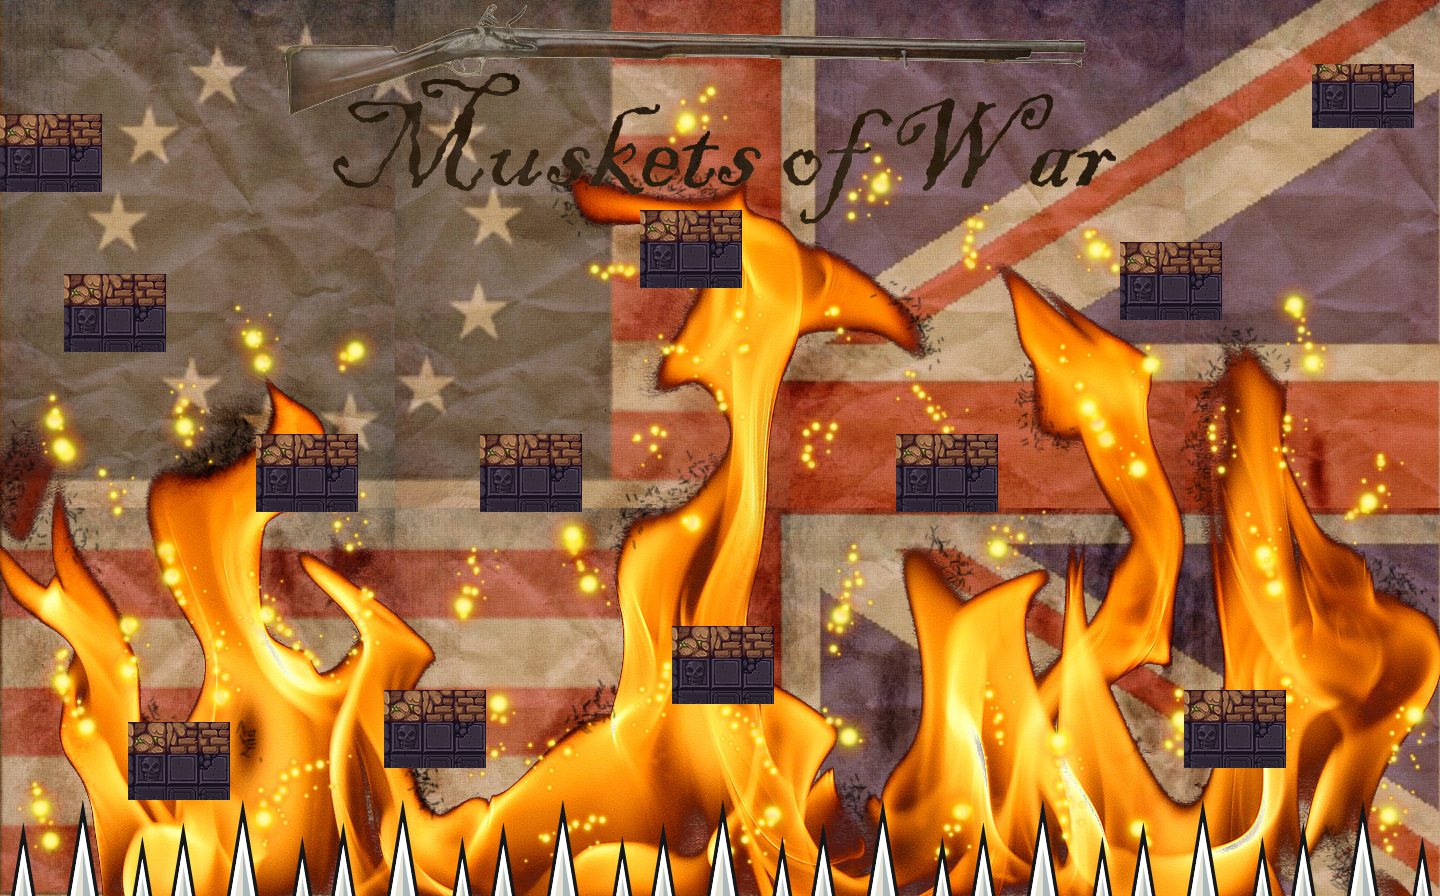

Rendered tile map (Tiled .tmx) drawn with the repository's tilesets; below, a short description and the map source with its tile grids summarised:
An orthogonal 45x28 tile map with 32x32 px tiles, 2 tile layers (Backround, Objects), 12 tilesets and 27 objects (12x Walk, 11x Location, Killer, Loaction).

<map version="1.0" tiledversion="1.1.5" orientation="orthogonal" renderorder="right-down" width="45" height="28" tilewidth="32" tileheight="32" infinite="0" nextobjectid="36">
 <tileset firstgid="1" name="LevelThree" tilewidth="1" tileheight="1" tilecount="0" columns="0" />
 <tileset firstgid="1" name="1" tilewidth="1440" tileheight="900" tilecount="1" columns="0">
  <grid orientation="orthogonal" width="1" height="1" />
  <tile id="0">
   <image width="1440" height="900" source="1.png" />
  </tile>
 </tileset>
 <tileset firstgid="2" source="DungeonTileset.tsx" />
 <tileset firstgid="62" source="Nature_Tiles.tsx" />
 <tileset firstgid="126" name="VortexChained" tilewidth="32" tileheight="32" tilecount="6" columns="2">
  <image source="VortexChained.png" width="64" height="96" />
 </tileset>
 <tileset firstgid="132" source="Ghost.tsx" />
 <tileset firstgid="182" source="GameVortex.tsx" />
 <tileset firstgid="191" name="Tiles_32x32" tilewidth="32" tileheight="32" tilecount="64" columns="8">
  <image source="Tiles_32x32.png" width="256" height="256" />
 </tileset>
 <tileset firstgid="255" name="spikes" tilewidth="32" tileheight="32" tilecount="25" columns="5">
  <image source="spikes.png" width="164" height="160" />
 </tileset>
 <tileset firstgid="280" name="Castle" tilewidth="32" tileheight="32" tilecount="256" columns="16">
  <image source="Castle.png" width="512" height="512" />
 </tileset>
 <tileset firstgid="536" name="hyptosis_sprites-and-tiles-for-you" tilewidth="32" tileheight="32" tilecount="900" columns="30">
  <image source="hyptosis_sprites-and-tiles-for-you.png" width="960" height="960" />
 </tileset>
 <tileset firstgid="1436" name="obj_misk_atlas" tilewidth="32" tileheight="32" tilecount="1024" columns="32">
  <image source="obj_misk_atlas.png" width="1024" height="1024" />
 </tileset>
 <objectgroup name="Killers">
  <object id="11" x="366.182" y="886.727">
   <polygon points="0,0 -2.54545,2.36364 -8.18182,-0.727273 -11.8182,-11.0909 -6.72727,-16.5455 6.72727,-17.8182 13.4545,-10.5455 11.8182,0 5.45455,7.27273 -4,8.54545 -3.63636,6.36364 0,6" />
  </object>
  <object id="26" name="Spikes" type="Killer" x="9.33333" y="897.333">
   <polygon points="0,0 14.6667,-90.6667 34.6667,-2.66667 68,-104 106.667,1.33333 129.333,-58.6667 149.333,-4 170.667,-74.6667 194.667,-2.66667 230.667,-92 261.333,-4 286.667,-54.6667 316,-10.6667 336,-76 365.333,-16 397.333,-97.3333 432,-5.33333 452,-57.3333 476,-6.66667 492,-70.6667 524,-6.66667 544,-94.6667 592,-2.66667 610.667,-64 637.333,-16 654.667,-66.6667 686.667,-12 714.667,-93.3333 756,-16 774.667,-50.6667 796,-21.3333 814.667,-70.6667 852,-12 869.333,-96 906.667,-10.6667 929.333,-62.6667 949.333,-21.3333 970.667,-70.6667 1002.67,-16 1028,-93.3333 1070.67,-12 1093.33,-61.3333 1117.33,-20 1141.33,-72 1152,-25.3333 1196,-89.3333 1238.67,-13.3333 1254.67,-58.6667 1274.67,-13.3333 1293.33,-78.6667 1316,-21.3333 1354.67,-98.6667 1380,-16 1414.67,-58.6667 1429.33,-5.33333" />
  </object>
 </objectgroup>
 <objectgroup name="Characters">
  <object id="22" name="Character Start" type="Location" x="17.5" y="104.75">
   <polygon points="0,0 18,-0.5 17.75,31.5 -13.75,31.25 -13.75,-0.75" />
  </object>
  <object id="23" name="Charater Entrance" type="Location" x="-0.666667" y="-3.33333">
   <polygon points="0,0 32,0.666667 32.3333,36 1,36" />
  </object>
  <object id="25" name="Character Exit" type="Location" x="1408" y="0">
   <polygon points="0,0 -0.333333,32 31.6667,32 31,0.333333" />
  </object>
  <object id="28" name="Eagle Start" type="Location" x="893.333" y="193.333">
   <polygon points="0,0 40,-2.66667 36,33.3333 2.66667,33.3333" />
  </object>
  <object id="29" name="Eagle Start" type="Location" x="738.667" y="449.333">
   <polygon points="0,0 33.3333,0 34.6667,32 1.33333,36" />
  </object>
  <object id="30" name="Thug Start" type="Location" x="128" y="673.333">
   <polygon points="0,0 26.6667,0 32,0 32,30.6667 5.33333,30.6667" />
  </object>
  <object id="35" name="Thug Start" type="Location" x="66.6667" y="234.667">
   <polygon points="0,0 28,0 28,34.6667 -1.33333,37.3333" />
  </object>
  <object id="34" name="Thug Start" type="Location" x="1188" y="202.667">
   <polygon points="0,0 28,0 29.3333,37.3333 -1.33333,37.3333" />
  </object>
  <object id="31" name="Snake Start" type="Location" x="736" y="577.333">
   <polygon points="0,0 33.3333,0 33.3333,28 -4,29.3333" />
  </object>
  <object id="27" name="Eagle Start" type="Location" x="328" y="226.667">
   <polygon points="0,0 17.3333,0 24,0 24,28 -5.33333,28" />
  </object>
  <object id="32" name="Snake Start" type="Loaction" x="257.333" y="408">
   <polygon points="0,0 29.3333,2.66667 29.3333,29.3333 -5.33333,29.3333" />
  </object>
  <object id="33" name="Snake Start" type="Location" x="958.667" y="393.333">
   <polygon points="0,0 30.6667,-4 30.6667,38.6667 1.33333,38.6667" />
  </object>
 </objectgroup>
 <objectgroup name="Collision">
  <object id="1" name="Platform" type="Walk" x="65.399" y="274.667">
   <polygon points="0,0 102.535,1.5461 103.268,72.6666 0,72.6666 0,71.1207 -0.732395,32.4681" />
  </object>
  <object id="2" name="Platform" type="Walk" x="481.333" y="448">
   <polygon points="0,0 93.3333,1.36232 93.3333,61.3043 0,62.6667" />
  </object>
  <object id="3" name="Platform" type="Walk" x="129.333" y="721.334">
   <polygon points="0,0 103.333,3.14666 103.333,77.0935 1.42528,78.6666" />
  </object>
  <object id="4" name="Platform" type="Walk" x="382.667" y="691.333">
   <polygon points="0,0 97.3333,1.64626 97.3333,80.6667 2,77.374" />
  </object>
  <object id="5" name="Platform" type="Walk" x="896" y="429.333">
   <polygon points="0,0 94.6667,1.64626 96,77.374 0.666667,80.6667" />
  </object>
  <object id="6" name="Platform" type="Walk" x="1120.67" y="243.333">
   <polygon points="0,0 96,0 97.3333,72 0,72" />
  </object>
  <object id="7" x="1345.33" y="64.6667">
   <polygon points="0,0 92.6667,-1.33333 93.3333,30 -0.666667,30" />
  </object>
  <object id="8" name="Platform" type="Walk" x="1182" y="693.333">
   <polygon points="0,0 108.667,2.88888 108.667,69.3333 0.739229,66.4445" />
  </object>
  <object id="9" name="Platform" type="Walk" x="674.127" y="627.333">
   <polygon points="0,0 103.683,1.64626 105.873,80.6667 -1.46031,79.0204" />
  </object>
  <object id="17" name="Platform" type="Walk" x="1316.1" y="64.6667">
   <polygon points="0,0 94.5672,-3.33333 93.1344,63.3333 -1.43283,56.6668" />
  </object>
  <object id="18" name="Platform" type="Walk" x="4.00033" y="114.667">
   <polygon points="0,0 96,3.16666 96,76 0,69.6666" />
  </object>
  <object id="19" name="Platform" type="Walk" x="257.841" y="437.392">
   <polygon points="0,0 102.16,-6.72465 102.16,67.2465 -4.50704,70.6087" />
  </object>
  <object id="20" name="Platform" type="Walk" x="645.333" y="208">
   <polygon points="0,0 94.6667,0 96,66.3704 -2.66667,74.6667" />
  </object>
 </objectgroup>
 <layer name="Backround" width="45" height="28">
  <data>[1260 cells, 1 non-empty, 1 distinct tile ids]</data>
 </layer>
 <layer name="Objects" width="45" height="28">
  <data>[1260 cells, 275 non-empty, 27 distinct tile ids]</data>
 </layer>
</map>
